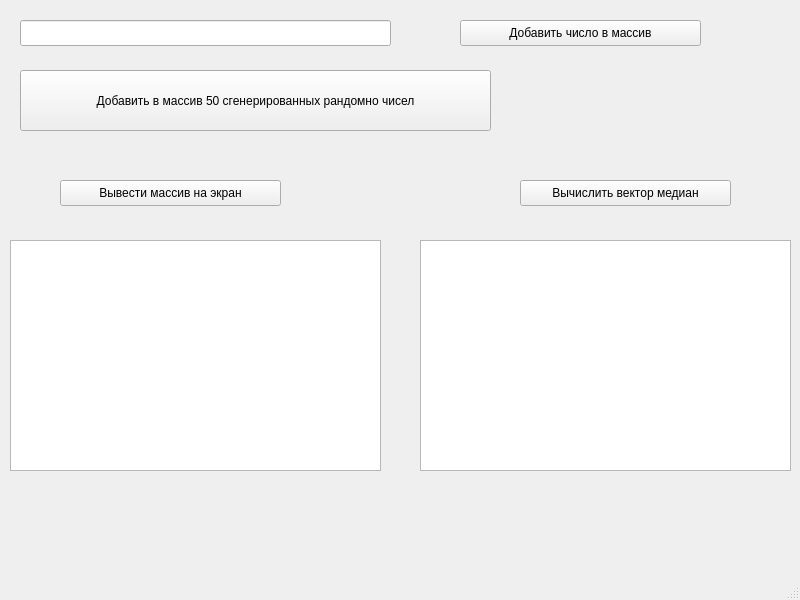
<?xml version="1.0" encoding="UTF-8"?>
<ui version="4.0">
 <class>MainWindow</class>
 <widget class="QMainWindow" name="MainWindow">
  <property name="geometry">
   <rect>
    <x>0</x>
    <y>0</y>
    <width>800</width>
    <height>600</height>
   </rect>
  </property>
  <property name="windowTitle">
   <string>MainWindow</string>
  </property>
  <widget class="QWidget" name="centralwidget">
   <widget class="QPushButton" name="pushButton">
    <property name="geometry">
     <rect>
      <x>460</x>
      <y>20</y>
      <width>241</width>
      <height>26</height>
     </rect>
    </property>
    <property name="text">
     <string>Добавить число в массив</string>
    </property>
   </widget>
   <widget class="QLineEdit" name="lineEdit">
    <property name="geometry">
     <rect>
      <x>20</x>
      <y>20</y>
      <width>371</width>
      <height>26</height>
     </rect>
    </property>
   </widget>
   <widget class="QPushButton" name="pushButton_2">
    <property name="geometry">
     <rect>
      <x>520</x>
      <y>180</y>
      <width>211</width>
      <height>26</height>
     </rect>
    </property>
    <property name="text">
     <string>Вычислить вектор медиан</string>
    </property>
   </widget>
   <widget class="QTextEdit" name="textEdit">
    <property name="geometry">
     <rect>
      <x>420</x>
      <y>240</y>
      <width>371</width>
      <height>231</height>
     </rect>
    </property>
   </widget>
   <widget class="QPushButton" name="pushButton_3">
    <property name="geometry">
     <rect>
      <x>20</x>
      <y>70</y>
      <width>471</width>
      <height>61</height>
     </rect>
    </property>
    <property name="text">
     <string>Добавить в массив 50 сгенерированных рандомно чисел</string>
    </property>
   </widget>
   <widget class="QPushButton" name="pushButton_4">
    <property name="geometry">
     <rect>
      <x>60</x>
      <y>180</y>
      <width>221</width>
      <height>26</height>
     </rect>
    </property>
    <property name="text">
     <string>Вывести массив на экран</string>
    </property>
   </widget>
   <widget class="QTextEdit" name="textEdit_2">
    <property name="geometry">
     <rect>
      <x>10</x>
      <y>240</y>
      <width>371</width>
      <height>231</height>
     </rect>
    </property>
   </widget>
  </widget>
  <widget class="QMenuBar" name="menubar">
   <property name="geometry">
    <rect>
     <x>0</x>
     <y>0</y>
     <width>800</width>
     <height>23</height>
    </rect>
   </property>
  </widget>
  <widget class="QStatusBar" name="statusbar"/>
 </widget>
 <resources/>
 <connections/>
</ui>
